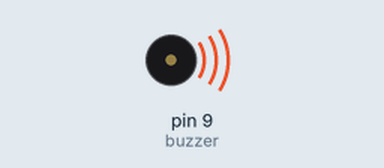
Simulated run of this sketch. Board: Arduino Uno, built with avr-gcc and run on an emulated ATmega328P. On the bench: buzzer (waves = sounding).

Above: at 0.5 s.
At 13.4 s:
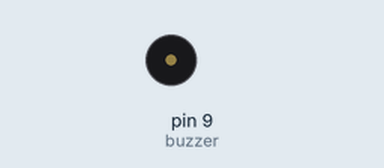
Timing chart, 0 to 14.7 s (numbered marks = the images above):
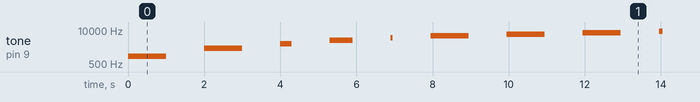

The sketch:

sketch_feb06a.ino
```cpp
/* Arduino tutorial - Buzzer / Piezo Speaker
   More info and circuit: http://www.ardumotive.com/how-to-use-a-buzzer-en.html
   Dev: Michalis Vasilakis // Date: 9/6/2015 // www.ardumotive.com */

const int buzzer = 9; //buzzer to arduino pin 9

void setup(){
  pinMode(buzzer, OUTPUT); // Set buzzer - pin 9 as an output
}

void loop(){
  tone(buzzer, 1000); // Send 1KHz sound signal...
  delay(1000);        // ...for 1 sec
  noTone(buzzer);     // Stop sound...
  delay(1000);        // ...for 1sec

  tone(buzzer, 2000); // Send 1KHz sound signal...
  delay(1000);        // ...for 1 sec
  noTone(buzzer);     // Stop sound...
  delay(1000);        // ...for 1sec

  tone(buzzer, 3000); // Send 1KHz sound signal...
  delay(300);        // ...for 1 sec
  noTone(buzzer);     // Stop sound...
  delay(1000);        // ...for 1sec

  tone(buzzer, 4000); // Send 1KHz sound signal...
  delay(600);        // ...for 1 sec
  noTone(buzzer);     // Stop sound...
  delay(1000);        // ...for 1sec

  tone(buzzer, 5000); // Send 1KHz sound signal...
  delay(50);        // ...for 1 sec
  noTone(buzzer);     // Stop sound...
  delay(1000);        // ...for 1sec

  tone(buzzer, 6000); // Send 1KHz sound signal...
  delay(1000);        // ...for 1 sec
  noTone(buzzer);     // Stop sound...
  delay(1000);        // ...for 1sec

  tone(buzzer, 7000); // Send 1KHz sound signal...
  delay(1000);        // ...for 1 sec
  noTone(buzzer);     // Stop sound...
  delay(1000);        // ...for 1sec

  tone(buzzer, 8000); // Send 1KHz sound signal...
  delay(1000);        // ...for 1 sec
  noTone(buzzer);     // Stop sound...
  delay(1000);        // ...for 1sec

  tone(buzzer, 9000); // Send 1KHz sound signal...
  delay(100);        // ...for 1 sec
  noTone(buzzer);     // Stop sound...
  delay(1000);        // ...for 1sec

  tone(buzzer, 1000); // Send 1KHz sound signal...
  delay(500);        // ...for 1 sec
  noTone(buzzer);     // Stop sound...
  delay(1000);        // ...for 1sec

  tone(buzzer, 3000); // Send 1KHz sound signal...
  delay(500);        // ...for 1 sec
  noTone(buzzer);     // Stop sound...
  delay(1000);        // ...for 1sec

  tone(buzzer, 4000); // Send 1KHz sound signal...
  delay(500);        // ...for 1 sec
  noTone(buzzer);     // Stop sound...
  delay(1000);        // ...for 1sec

  tone(buzzer, 2000); // Send 1KHz sound signal...
  delay(500);        // ...for 1 sec
  noTone(buzzer);     // Stop sound...
  delay(1000);        // ...for 1sec

  tone(buzzer, 3000); // Send 1KHz sound signal...
  delay(500);        // ...for 1 sec
  noTone(buzzer);     // Stop sound...
  delay(1000);        // ...for 1sec
}
```

Measured:
- by itself, tone on pin 9 (buzzer): plays 1000 Hz for 1.0 s, 2000 Hz for 1.0 s, 3000 Hz for 0.30 s, 4000 Hz for 0.60 s, 5000 Hz for 0.05 s, 6000 Hz for 1.0 s … (81 notes in this stretch)
